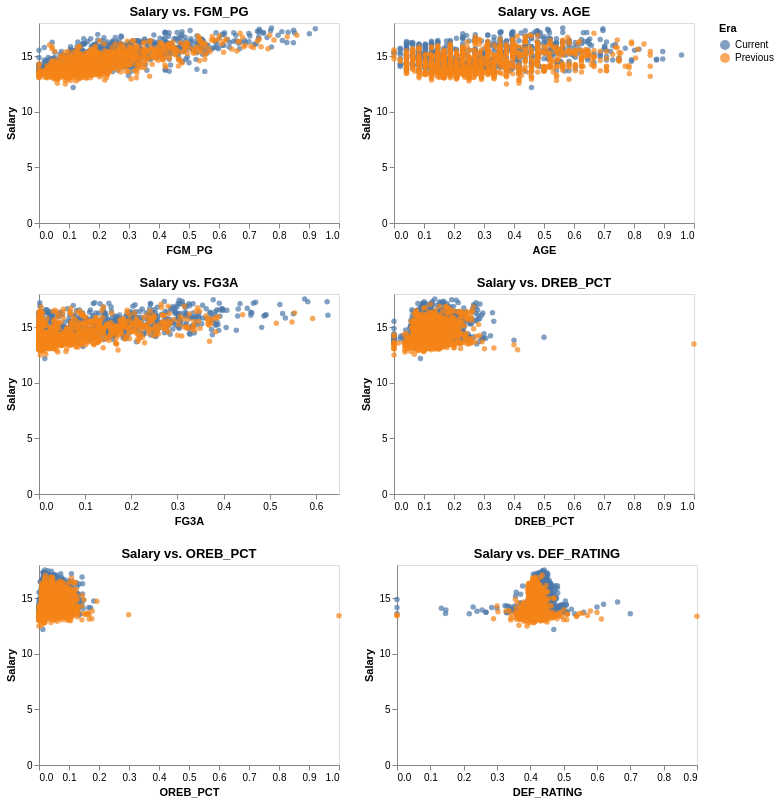

Notebook source saved alongside this figure:
### Markdown cell above
In the code below, we will use the scatterplot option in Altair plotting library to visualize the relationship between the different independent features and the dependent feature 'Salary'. It can be noticed that each of the indepent features has a relatively linear relationship with Salary for both Era that are being analyzed.

### Code cell
# Code to plot a scatterplot

columns_to_plot = ['FGM_PG', 'AGE', 'FG3A', 'DREB_PCT', 'OREB_PCT', 'DEF_RATING']

scatter_plots = []

for col in columns_to_plot:
    scatter = alt.Chart(df_grouped).mark_circle().encode(
        x=col,
        y='Salary:Q',
        color='Era:N'
    ).properties(
        title=f'Salary vs. {col}',
        width = 300,
        height = 200
    )
    
    scatter_plots.append(scatter)

combined_chart = alt.vconcat(
    alt.hconcat(*scatter_plots[:2]),
    alt.hconcat(*scatter_plots[2:4]),
    alt.hconcat(*scatter_plots[4:]),
    spacing=20
).configure_axis(
        grid=False
)

combined_chart

### Figure 1 — Vega-Lite specification as saved in the notebook (floating-point values rounded to 4 significant figures; data arrays with more than 128 entries replaced by an {"elided": "..."} marker saying what was removed)
{"config": {"view": {"continuousWidth": 400, "continuousHeight": 300}, "axis": {"grid": false}}, "vconcat": [{"hconcat": [{"mark": "circle", "encoding": {"color": {"field": "Era", "type": "nominal"}, "x": {"field": "FGM_PG", "type": "quantitative"}, "y": {"field": "Salary", "type": "quantitative"}}, "height": 200, "title": "Salary vs. FGM_PG", "width": 300}, {"mark": "circle", "encoding": {"color": {"field": "Era", "type": "nominal"}, "x": {"field": "AGE", "type": "quantitative"}, "y": {"field": "Salary", "type": "quantitative"}}, "height": 200, "title": "Salary vs. AGE", "width": 300}]}, {"hconcat": [{"mark": "circle", "encoding": {"color": {"field": "Era", "type": "nominal"}, "x": {"field": "FG3A", "type": "quantitative"}, "y": {"field": "Salary", "type": "quantitative"}}, "height": 200, "title": "Salary vs. FG3A", "width": 300}, {"mark": "circle", "encoding": {"color": {"field": "Era", "type": "nominal"}, "x": {"field": "DREB_PCT", "type": "quantitative"}, "y": {"field": "Salary", "type": "quantitative"}}, "height": 200, "title": "Salary vs. DREB_PCT", "width": 300}]}, {"hconcat": [{"mark": "circle", "encoding": {"color": {"field": "Era", "type": "nominal"}, "x": {"field": "OREB_PCT", "type": "quantitative"}, "y": {"field": "Salary", "type": "quantitative"}}, "height": 200, "title": "Salary vs. OREB_PCT", "width": 300}, {"mark": "circle", "encoding": {"color": {"field": "Era", "type": "nominal"}, "x": {"field": "DEF_RATING", "type": "quantitative"}, "y": {"field": "Salary", "type": "quantitative"}}, "height": 200, "title": "Salary vs. DEF_RATING", "width": 300}]}], "data": {"name": "data-a2f85fb272be02ee4ea6759aa23b57dd"}, "spacing": 20, "$schema": "https://vega.github.io/schema/vega-lite/v4.17.0.json", "datasets": {"data-a2f85fb272be02ee4ea6759aa23b57dd": {"elided": "1804 records"}}}
